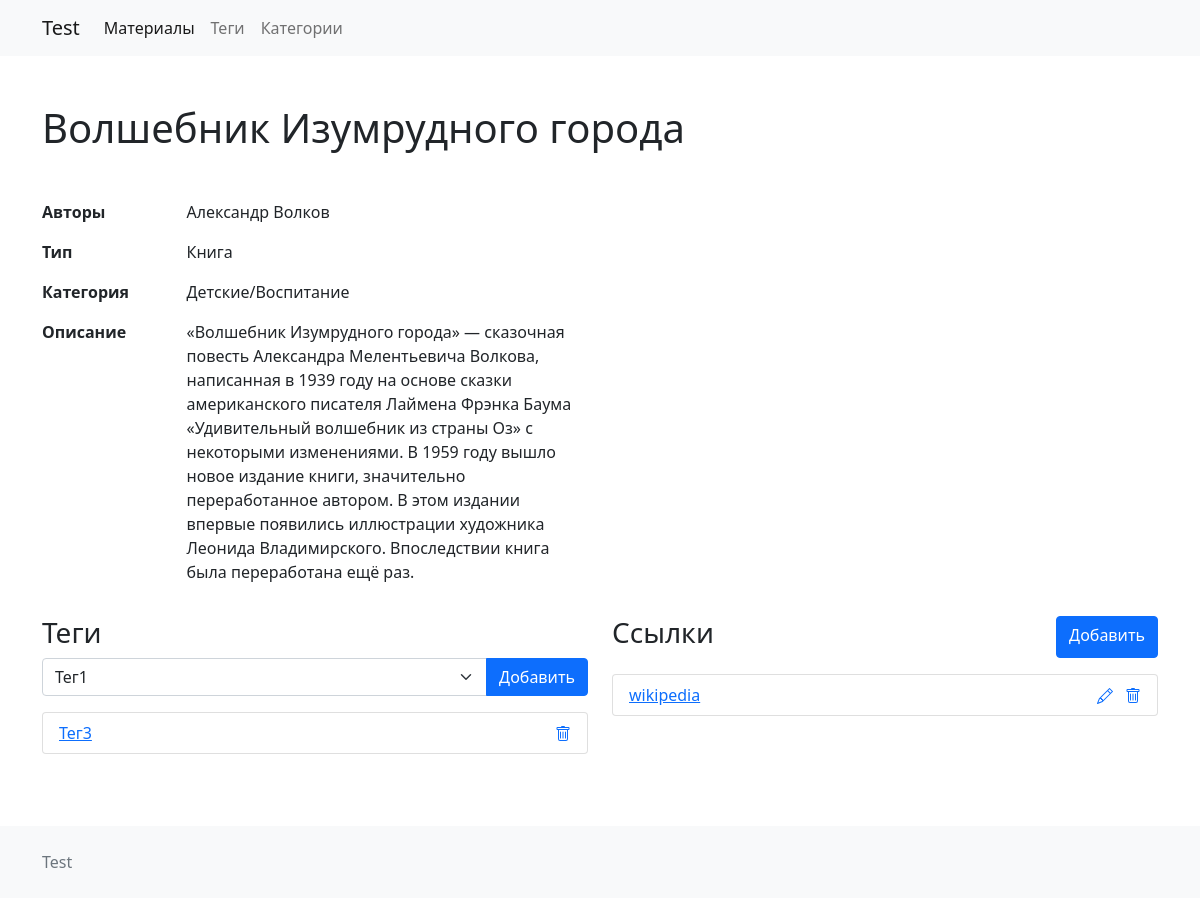
Page /view-material.php?id=17 on the committed database.
### tables this page shows
CREATE TABLE `material` (
  `id` int(11) NOT NULL,
  `type` varchar(30) NOT NULL,
  `category` varchar(60) NOT NULL,
  `name` varchar(60) NOT NULL,
  `author` varchar(255) DEFAULT NULL,
  `description` text DEFAULT NULL
);

CREATE TABLE `material_tag` (
  `id` int(11) NOT NULL,
  `material_id` int(11) NOT NULL,
  `tag` varchar(30) NOT NULL
);

CREATE TABLE `material_link` (
  `id` int(11) NOT NULL,
  `material_id` int(11) NOT NULL,
  `signature` varchar(60) DEFAULT NULL,
  `link` varchar(255) NOT NULL
);

### view-material.php (the view, shortened to what this page needs)
<?php
include "./php/db.php";
if(isset($_GET["id"])) {
    $id = (int)$_GET["id"];
    $item = $db->query("SELECT * FROM `material` WHERE id='$id'");
    $item = mysqli_fetch_assoc($item);
    $tags = $db->query("SELECT * FROM `material_tag` WHERE material_id='$id'");
    $links = $db->query("SELECT * FROM `material_link` WHERE material_id='$id'");
}
?>
<!doctype html>
<html lang="ru">
<head>
    <link rel="stylesheet" href="css/bootstrap.min.css">
    <link rel="stylesheet" href="css/bootstrap-utilities.css">
    <link rel="stylesheet" href="css/style.css">
</head>
<body>
<div class="main-wrapper">
    <div class="content">
        <?php
            include "./block/nav.php";
        ?>
        <div class="container">
            <h1 class="my-md-5 my-4"><?=$item["name"]?></h1>
            <div class="row mb-3">
                <div class="col-lg-6 col-md-8">
                    <div class="d-flex text-break">
                        <p class="col fw-bold mw-25 mw-sm-30 me-2">Авторы</p>
                        <p class="col"><?=$item["author"]?></p>
                    </div>
                    <div class="d-flex text-break">
                        <p class="col fw-bold mw-25 mw-sm-30 me-2">Тип</p>
                        <p class="col"><?=$item["type"]?></p>
                    </div>
                    <div class="d-flex text-break">
                        <p class="col fw-bold mw-25 mw-sm-30 me-2">Категория</p>
                        <p class="col"><?=$item["category"]?></p>
                    </div>
                    <div class="d-flex text-break">
                        <p class="col fw-bold mw-25 mw-sm-30 me-2">Описание</p>
                        <p class="col"><?=$item["description"]?></p>
                    </div>
                </div>
            </div>
            <div class="row">
                <div class="col-md-6">
                    <form method="POST" action="./php/create-tag.php">
                        <h3>Теги</h3>
                        <div class="input-group mb-3">
                            <select class="form-select" id="selectAddTag" aria-label="Добавьте автора" name="tag">
                                <option selected value="Тег1">Тег1</option>
                            </select>
                            <button class="btn btn-primary" type="submit">Добавить</button>
                        </div>
                    </form>
                    <ul class="list-group mb-4">
                        <?php
                            while($tag = mysqli_fetch_assoc($tags)) {
                                include "./block/tag.php";
                            }
                        ?>
                    </ul>
                </div>
                <div class="col-md-6">
                    <div class="d-flex justify-content-between mb-3">
                        <h3>Ссылки</h3>
                        <a class="btn btn-primary" data-bs-toggle="modal" href="#exampleModalToggle" role="button">Добавить</a>
                    </div>
                    <ul class="list-group mb-4">
                        <?php
                            while($link = mysqli_fetch_assoc($links)) {
                                include "./block/link.php";
                            }
                        ?>
                    </ul>
                </div>
            </div>
        </div>
    </div>
    <?php
        include "./block/footer.php";
    ?>
</div>
</body>
</html>

### block/tag.php (shortened to what this page needs)
<li class="list-group-item list-group-item-action d-flex justify-content-between">
    <a href="../index.php?search=<?=$tag["tag"]?>" class="me-3">
        <?=$tag["tag"]?>
    </a>
    <a class="text-decoration-none js-delete-tag" data-item-id="<?=$tag["id"]?>" data-bs-toggle="modal" href="#deleteModalTagToggle">
    </a>
</li>

### block/link.php (shortened to what this page needs)
<li class="list-group-item list-group-item-action d-flex justify-content-between">
    <a href="<?=$link["link"]?>" class="me-3">
        <?php
            if($link["signature"]) {
                echo $link["signature"];
            } else {
                echo $link["link"];
            }
        ?>
    </a>
    <span class="text-nowrap">
        <a href="#updateModalToggle" class="text-decoration-none me-2 js-update-link" data-bs-toggle="modal" data-item-id="<?=$link["id"]?>">
        </a>
        <a href="#deleteModalLinkToggle" class="text-decoration-none js-delete-link" data-bs-toggle="modal" data-item-id="<?=$link["id"]?>">
        </a>
    </span>
</li>

### css/style.css (style rules this page uses)
.main-wrapper { display: flex; flex-direction: column; min-height: 100vh; }
.content { flex: 1 0 auto; }
.mw-25 { max-width: 25%; }

### rows in the picture
material: name "Волшебник Изумрудного города", author "Александр Волков", type "Книга", category "Детские/Воспитание", description "«Волшебник Изумрудного города» — сказочная повесть Александра Мелентьевича Волкова, написанная в 1939 году на основе сказки американского писателя Лаймена Фрэнка Баума «Удивительный волшебник из страны Оз» с некоторыми изменениями. В 1959 году вышло новое издание книги, значительно переработанное автором. В этом издании впервые появились иллюстрации художника Леонида Владимирского. Впоследствии книга была переработана ещё раз."
material_tag: tag "Тег3"
material_link: signature "wikipedia"
